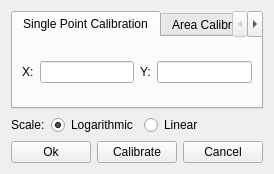
<?xml version="1.0" encoding="UTF-8"?>
<ui version="4.0">
 <class>Calibration</class>
 <widget class="QWidget" name="Calibration">
  <property name="geometry">
   <rect>
    <x>0</x>
    <y>0</y>
    <width>263</width>
    <height>172</height>
   </rect>
  </property>
  <property name="windowTitle">
   <string>Form</string>
  </property>
  <layout class="QVBoxLayout" name="verticalLayout">
   <item>
    <widget class="QTabWidget" name="tabWidget">
     <property name="currentIndex">
      <number>0</number>
     </property>
     <widget class="QWidget" name="tab">
      <attribute name="title">
       <string>Single Point Calibration</string>
      </attribute>
      <layout class="QVBoxLayout" name="verticalLayout_2">
       <item>
        <layout class="QHBoxLayout" name="horizontalLayout">
         <item>
          <widget class="QLabel" name="txt_X_SingleCal">
           <property name="text">
            <string>X:</string>
           </property>
          </widget>
         </item>
         <item>
          <widget class="QLineEdit" name="UserInput_X_SingleCal"/>
         </item>
         <item>
          <widget class="QLabel" name="txt_Y_SingleCal">
           <property name="text">
            <string>Y:</string>
           </property>
          </widget>
         </item>
         <item>
          <widget class="QLineEdit" name="UserInput_Y_SingleCal"/>
         </item>
        </layout>
       </item>
      </layout>
     </widget>
     <widget class="QWidget" name="tab_2">
      <attribute name="title">
       <string>Area Calibration</string>
      </attribute>
      <layout class="QVBoxLayout" name="verticalLayout_3">
       <item>
        <layout class="QHBoxLayout" name="horizontalLayout_3">
         <item>
          <widget class="QLabel" name="label_4">
           <property name="text">
            <string>X1:</string>
           </property>
          </widget>
         </item>
         <item>
          <widget class="QLineEdit" name="UserInput_X1_AreaCal"/>
         </item>
         <item>
          <widget class="QLabel" name="label_5">
           <property name="text">
            <string>Y1:</string>
           </property>
          </widget>
         </item>
         <item>
          <widget class="QLineEdit" name="UserInput_Y1_AreaCal"/>
         </item>
        </layout>
       </item>
       <item>
        <layout class="QHBoxLayout" name="horizontalLayout_4">
         <item>
          <widget class="QLabel" name="label_3">
           <property name="text">
            <string>X2:</string>
           </property>
          </widget>
         </item>
         <item>
          <widget class="QLineEdit" name="UserInput_X2_AreaCal"/>
         </item>
         <item>
          <widget class="QLabel" name="label_6">
           <property name="text">
            <string>Y2:</string>
           </property>
          </widget>
         </item>
         <item>
          <widget class="QLineEdit" name="UserInput_Y2_AreaCal"/>
         </item>
        </layout>
       </item>
      </layout>
     </widget>
    </widget>
   </item>
   <item>
    <layout class="QHBoxLayout" name="horizontalLayout_5">
     <item>
      <widget class="QLabel" name="txt_scale">
       <property name="text">
        <string>Scale:</string>
       </property>
      </widget>
     </item>
     <item>
      <widget class="QRadioButton" name="radioButton_Logarithmic">
       <property name="text">
        <string>Logarithmic</string>
       </property>
       <property name="checked">
        <bool>true</bool>
       </property>
      </widget>
     </item>
     <item>
      <widget class="QRadioButton" name="radioButton_Linear">
       <property name="text">
        <string>Linear</string>
       </property>
      </widget>
     </item>
     <item>
      <spacer name="horizontalSpacer_2">
       <property name="orientation">
        <enum>Qt::Horizontal</enum>
       </property>
       <property name="sizeHint" stdset="0">
        <size>
         <width>40</width>
         <height>20</height>
        </size>
       </property>
      </spacer>
     </item>
    </layout>
   </item>
   <item>
    <layout class="QHBoxLayout" name="horizontalLayout_2">
     <item>
      <spacer name="horizontalSpacer">
       <property name="orientation">
        <enum>Qt::Horizontal</enum>
       </property>
       <property name="sizeHint" stdset="0">
        <size>
         <width>40</width>
         <height>20</height>
        </size>
       </property>
      </spacer>
     </item>
     <item>
      <widget class="QPushButton" name="Button_ok">
       <property name="text">
        <string>Ok</string>
       </property>
      </widget>
     </item>
     <item>
      <widget class="QPushButton" name="Button_Calibrate">
       <property name="text">
        <string>Calibrate</string>
       </property>
      </widget>
     </item>
     <item>
      <widget class="QPushButton" name="Button_Cancel">
       <property name="text">
        <string>Cancel</string>
       </property>
      </widget>
     </item>
    </layout>
   </item>
  </layout>
 </widget>
 <resources/>
 <connections/>
</ui>
